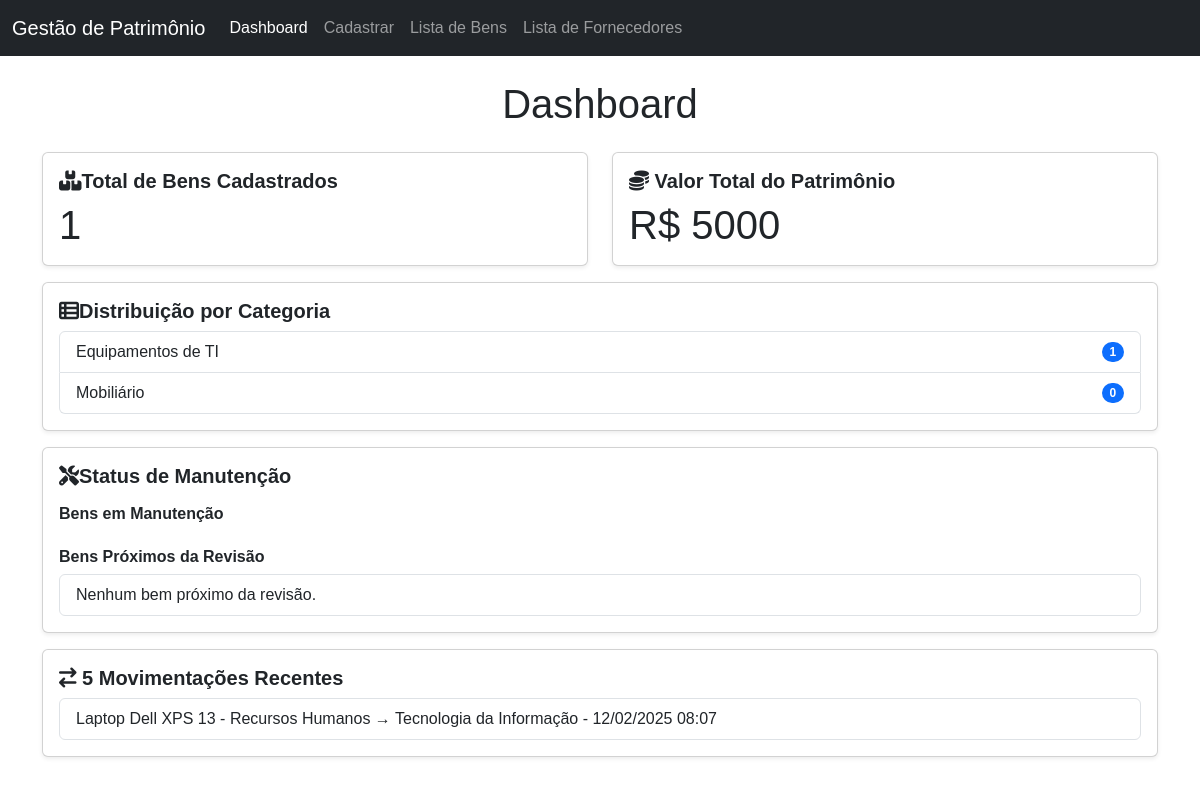
Before: / with the older database file.
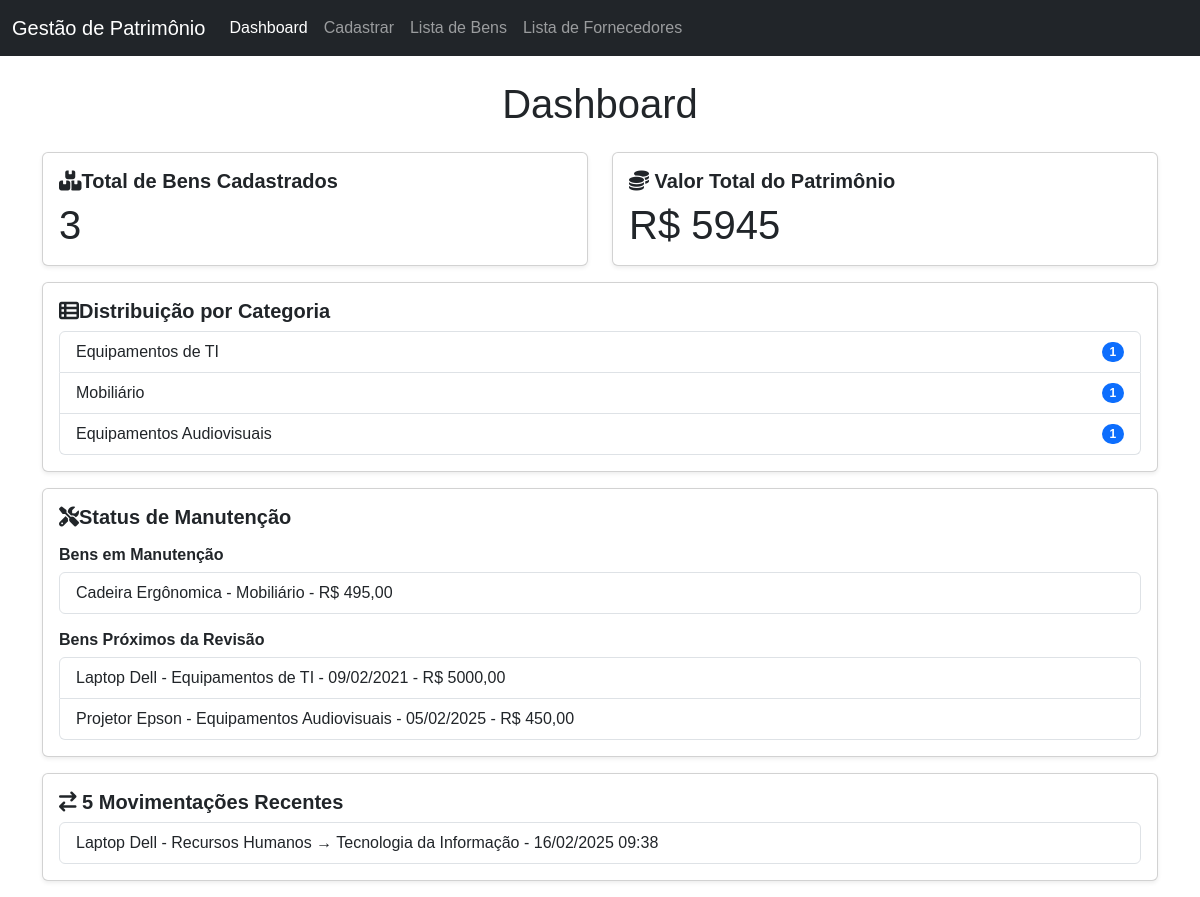
After: the same page with the newer database file.
### patrimonio/models.py (models this page shows, shortened)
class Categoria(models.Model):
    nome = models.CharField(max_length=100, unique=True) # vai retornar o nome da categoria
    def __str__(self):
        return self.nome

class Movimentacao(models.Model):
    bem = models.ForeignKey(Bem, on_delete=models.CASCADE) # chave estrangeira para o bem
    origem = models.ForeignKey(Departamento, related_name="origem", on_delete=models.CASCADE) # chave estrangeria para o departamento de origem
    destino = models.ForeignKey(Departamento, related_name="destino", on_delete=models.CASCADE) # chave estrangeira para o departamento de destino
    data_movimentacao = models.DateTimeField(auto_now_add=True) # data da movimentação

class Bem(models.Model):
    codigo_rfid = models.CharField(max_length=50, unique=True) # aqui vai retornar o código do rfid do bem
    nome = models.CharField(max_length=200)
    categoria = models.ForeignKey(Categoria, on_delete=models.CASCADE) # chave estrangeira para a categoria
    departamento = models.ForeignKey(Departamento, on_delete=models.CASCADE) # chave estrangeira para o departamento
    fornecedor = models.ForeignKey(Fornecedor, on_delete=models.SET_NULL, null=True, blank=True) # chave estrangeira para o fornecedor
    data_aquisicao = models.DateField() # data de aquisição do bem
    data_revisao = models.DateField(blank=True, null=True) # data de revisão do bem
    valor = models.DecimalField(max_digits=10, decimal_places=2) # valor do bem
    status_manutencao = models.BooleanField(default=False) # status de manutenção do bem

class Departamento(models.Model):
    nome = models.CharField(max_length=100, unique=True) # aqui vai retornar o nome do departamento
    def __str__(self):
        return self.nome

### patrimonio/views.py (the view)
# urls.py: path('', dashboard, name='dashboard'),
def dashboard(request):
    total_bens = Bem.objects.count() # Total de bens
    distribuicao_categorias = {categoria.nome: Bem.objects.filter(categoria=categoria).count() for categoria in Categoria.objects.all()} # é uma lista de dicionários para cada categoria
    movimentacoes_recentes = Movimentacao.objects.order_by("-data_movimentacao")[:5] # quer dizer 5 ultimas movimentacoes
    valor_total_patrimonio = Bem.objects.aggregate(Sum('valor'))['valor__sum'] or 0 # valor total do patrimonio
    data_limite = date.today() + timedelta(days=7) # Bens próximos da revisão (revisão em até 7 dias)
    bens_proximos_revisao = Bem.objects.filter(data_revisao__lte=data_limite, status_manutencao=False)
    bens_em_manutencao = Bem.objects.filter(status_manutencao=True)
    context = { # contexto para a view, o contexto é um dicionário
        "total_bens": total_bens, # Total de bens
        "distribuicao_categorias": distribuicao_categorias, # Dados de distribuição por categoria
        "movimentacoes_recentes": movimentacoes_recentes, # 5 ultimas movimentações
        "bens_proximos_revisao": bens_proximos_revisao,
        "valor_total_patrimonio": valor_total_patrimonio,
        "bens_em_manutencao": bens_em_manutencao,
    }
    return render(request, "dashboard.html", context) # renderiza a view dashboard.html com o contexto

### patrimonio/templates/dashboard.html (shortened to what this page needs)
{% extends 'base.html' %}
{% block content %}
    <div class="container mt-4">
        <h1 class="mb-4 text-center">Dashboard</h1>
        <div class="row mb-3">
            <div class="col-md-6">
                <div class="card shadow-sm">
                    <div class="card-body">
                        <h5 class="card-title"><i class="fa-solid fa-boxes-stacked"></i><strong>Total de Bens Cadastrados</strong></h5>
                        <p class="card-text display-6">{{ total_bens }}</p>
                    </div>
                </div>
            </div>
            <div class="col-md-6">
                <div class="card shadow-sm">
                    <div class="card-body">
                        <h5 class="card-title"><i class="fa-solid fa-coins"></i> <strong>Valor Total do Patrimônio</strong></h5>
                        <p class="card-text display-6">R$ {{ valor_total_patrimonio }}</p>
                    </div>
                </div>
            </div>
        </div>
        <div class="card shadow-sm mb-3">
            <div class="card-body">
                <h5 class="card-title"><i class="fa-solid fa-table-list"></i><strong>Distribuição por Categoria</strong></h5>
                <ul class="list-group">
                    {% for categoria, quantidade in distribuicao_categorias.items %}
                        <li class="list-group-item d-flex justify-content-between align-items-center">
                            {{ categoria }}
                            <span class="badge bg-primary rounded-pill"> {{ quantidade }} </span></li>
                    {% endfor %}
                </ul>
            </div>
        </div>
        <div class="card shadow-sm mb-3">
            <div class="card-body">
                <h5 class="card-title"><i class="fa-solid fa-screwdriver-wrench"></i><strong>Status de Manutenção</strong></h5>
                <h6 class="mt-3"><strong>Bens em Manutenção</strong></h6>
                <ul class="list-group mb-3">
                    {% for bem in bens_em_manutencao %}
                        <li class="list-group-item">
                            {{ bem.nome }} - {{ bem.categoria }} - R$ {{ bem.valor }}
                        </li>
                    {% endfor %}
                </ul>
                <h6 class="mt-3"><strong>Bens Próximos da Revisão</strong></h6>
                <ul class="list-group">
                    {% for bem in bens_proximos_revisao %}
                        <li class="list-group-item">
                            {{ bem.nome }} - {{ bem.categoria }} - {{ bem.data_revisao|date:"d/m/Y" }} - R$ {{ bem.valor }}
                        </li>
                    {% empty %}
                        <li class="list-group-item">Nenhum bem próximo da revisão.</li>
                    {% endfor %}
                </ul>
            </div>
        </div>
        <div class="card shadow-sm mb-3">
            <div class="card-body">
                <h5 class="card-title"><i class="fa-solid fa-arrow-right-arrow-left"></i> <strong>5 Movimentações Recentes</strong></h5>
                <ul class="list-group">
                    {% for movimentacao in movimentacoes_recentes %}
                        <li class="list-group-item">
                            {{ movimentacao.bem.nome }} - {{ movimentacao.origem }} → {{ movimentacao.destino }} - {{ movimentacao.data_movimentacao|date:"d/m/Y H:i" }}
                        </li>
                    {% endfor %}
                </ul>
            </div>
    </div>
{% endblock %}

### patrimonio/templates/base.html (shortened to what this page needs)
<!DOCTYPE html>
<html lang="pt-br">
<head>
    <head>
        <link href="https://cdn.jsdelivr.net/npm/bootstrap@5.3.0/dist/css/bootstrap.min.css" rel="stylesheet">
        <link rel="stylesheet" href="https://cdnjs.cloudflare.com/ajax/libs/font-awesome/6.4.0/css/all.min.css">
    </head>
</head>
<body>
    <nav class="navbar navbar-expand-lg navbar-dark bg-dark">
        <div class="container-fluid">
            <a class="navbar-brand" href="#">Gestão de Patrimônio</a>
            <div class="collapse navbar-collapse" id="navbarNav">
                <ul class="navbar-nav">
                    <li class="nav-item">
                        <a class="nav-link active" aria-current="page" href="{% url 'dashboard' %}">Dashboard</a>
                    </li>
                    <li class="nav-item">
                        <a class="nav-link" href="{% url 'cadastro' %}">Cadastrar</a>
                    </li>
                    <li class="nav-item">
                        <a class="nav-link" href="{% url 'lista_bens' %}">Lista de Bens</a>
                    </li>
                    <li class="nav-item">
                        <a class="nav-link" href="{% url 'lista_fornecedores' %}">Lista de Fornecedores</a>
                    </li>
                </ul>
            </div>
        </div>
    </nav>
    <main>
        {% block content %}{% endblock %}
    </main>
</body>
</html>

### patrimonio/templates/base.html (style rules this page uses)
body { font-family: Arial, sans-serif; }

Changed rows visible on the page:
added Categoria: distribuicao_categorias "Equipamentos Audiovisuais"
added Bem: nome "Cadeira Ergônomica", categoria "Mobiliário", valor "495,00", shown under "Bens em Manutenção"
now on this page (row edited): Bem: nome "Laptop Dell", categoria "Equipamentos de TI", data_revisao "09/02/2021", valor "5000,00", shown under "Bens Próximos da Revisão"
added Bem: nome "Projetor Epson", categoria "Equipamentos Audiovisuais", data_revisao "05/02/2025", valor "450,00", shown under "Bens Próximos da Revisão"
changed Movimentacao "Recursos Humanos": bem.nome "Laptop Dell XPS 13" → "Laptop Dell"; data_movimentacao "12/02/2025 08:07" → "16/02/2025 09:38"
Other visible differences:
{{ total_bens }}: "1" → "3"
{{ valor_total_patrimonio }}: "5000" → "5945"
new list line: "Mobiliário"
new list line: "1"
list line gone: "Mobiliário"
list line gone: "0"
text no longer shown: "Nenhum bem próximo da revisão."
